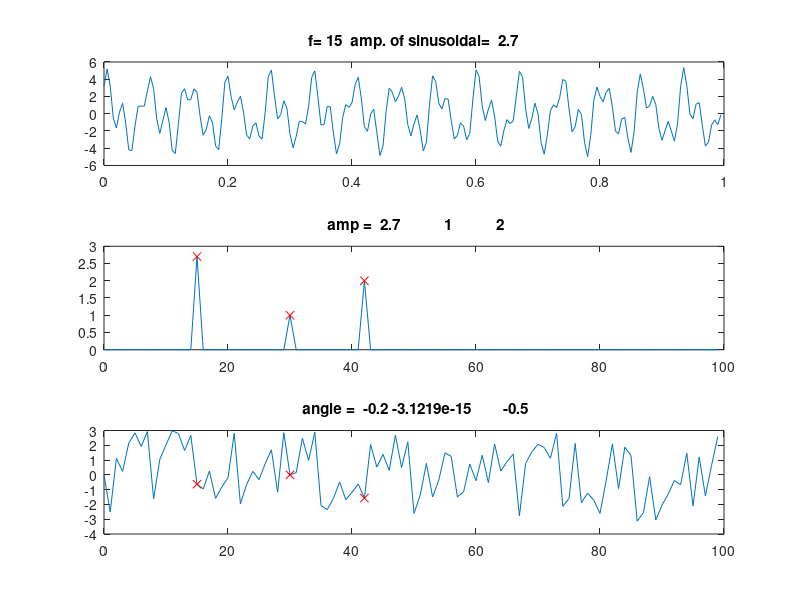
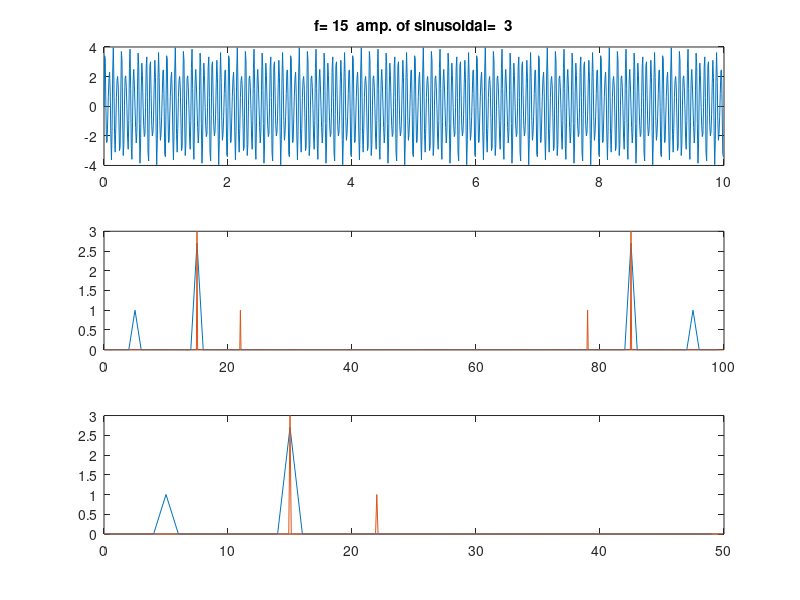

MATLAB code to generate these figures, in order: (Note: this script raises an error after producing the figures.)
clf
fs=200;
t=0:1/fs:1-(1./fs);
f0=15;
%f0=70;
amp=2.7;
%y=amp*sin(2*pi*f0*t);
%y=amp*cos(2*pi*f0*t);
y=amp*cos(2*pi*f0*t-0.2*pi)+cos(2*pi*30*t)+2*sin(2*pi*42*t);
%y=amp*cos(2*pi*f0*t-0.2*pi)+cos(2*pi*8*t)+1.5*sin(2*pi*125*t);
%y=amp*cos(2*pi*f0*t-0.2*pi)+cos(2*pi*8*t)+1.5*sin(2*pi*125*t);
%y=amp*cos(2*pi*f0*t)+cos(2*pi*17.5*t);
%y=amp*cos(2*pi*f0*t-0.2*pi);
%y=amp*cos(2*pi*f0*t)+100;


% amplitude 
Pyy=fft(y);
len=length(y);
%len=length(abs(Pyy));
fd=fs/len;
f = 0: fd:(len-1)*fs/len;
%amplitude normalization
%Pyy_amp=abs(Pyy)/length(Pyy);

Pyy_amp=2*abs(Pyy)/length(Pyy);

subplot(311);plot(t,y);title(['f= ' num2str(f0) '  amp. of sinusoidal=  '  num2str(amp)]);
% plot half of samplng freuency
subplot(312); plot(f(1:len/2),abs(Pyy_amp(1:len/2)));hold;

% find the peak frequency
i = find(abs(Pyy_amp(1:len/2)) > 0.1);
plot(f(i),abs(Pyy_amp(i)),' rx' );
title ( [' amp =  ',  num2str(Pyy_amp(i)) ]  );

%phase information
Pyy_ang=angle(Pyy);
%[p i]=max(abs(Pyy(1:len/2)));
subplot(313);plot(f(1:len/2), Pyy_ang(1:len/2));
hold;plot(f(i),Pyy_ang(i),' rx' );
title ( [' angle =  ', num2str(Pyy_ang(i)/pi)]  ); 
fd=fs/length(t)

y=amp*cos(2*pi*f0*t-0.2*pi)+cos(2*pi*10*t)+sin(2*pi*22*t);
%y=amp*cos(2*pi*f0*t-0.2*pi);
%y=amp*cos(2*pi*f0*t)+100;
%y=amp*sin(2*pi*f0*t);


% amplitude 
Pyy=fft(y);
len=length(y);
%len=length(abs(Pyy));
fd=fs/len;
f = 0: fd:(len-1)*fs/len;
%amplitude normalization
Pyy_amp=abs(Pyy)/length(Pyy);

Pyy_amp=2*abs(Pyy)/length(Pyy);

%test sampling frequency
fs=100;
t=0:1/fs:1-(1./fs);
f0=15
%f0=70;
amp=2.7;
y=sin(2*pi*5*t) + amp*sin(2*pi*f0*t);
%y=amp*sin(2*pi*f0*t);
figure
subplot(311);plot(t,y);title(['f= ' num2str(f0) '  amp. of sinusoidal=  '  num2str(amp)]);
% plot half of samplng freuency
Pyy=fft(y);
len=length(y);
fd=fs/len;
f = 0: fd:(len-1)*fs/len;
%amplitude normalization
Pyy_amp=2*abs(Pyy)/length(Pyy);
subplot(312); plot(f(1:len),abs(Pyy_amp(1:len)));hold;
subplot(313); plot(f(1:len/2),abs(Pyy_amp(1:len/2)));hold;

%test frequency resolution
fs=100;
t=0:1/fs:10-(1./fs);
%f0=15
f0=15
%f0=70;
amp=3;
y=sin(2*pi*22*t) + amp*sin(2*pi*f0*t);
%y=amp*sin(2*pi*f0*t);
%figure
subplot(311);plot(t,y);title(['f= ' num2str(f0) '  amp. of sinusoidal=  '  num2str(amp)]);
% plot half of samplng freuency
Pyy=fft(y);
len=length(y);
fd=fs/len;
f = 0: fd:(len-1)*fs/len;
%amplitude normalization
Pyy_amp=2*abs(Pyy)/length(Pyy);
subplot(312); plot(f(1:len),abs(Pyy_amp(1:len)));hold;
subplot(313); plot(f(1:len/2),abs(Pyy_amp(1:len/2)));hold;



% Use fft_basics
figure
fs=100;
time_len=1; %1 second of data
t=0:1/fs:time_len-(1./fs);
f0=15;
amp=3.5;
%y=amp*cos(2*pi*f0*t-0.2*pi)+cos(2*pi*22*t)+1.5*sin(2*pi*30*t);
y=amp*cos(2*pi*f0*t-0.2*pi);
[Pyy_1]=fft_basics(t,y);


% ---- test frequency resolution ----
figure
fs=100;
time_len=20; %1 second of data
t=0:1/fs:time_len-(1./fs);
f0=15.75;
amp=3.5;
y=amp*cos(2*pi*f0*t-0.312*pi)+1.5*sin(2*pi*22*t);
fd=fs/length(t)
[Pyy_1]=fft_basics(t,y);


%test trend
figure
fs=100;
time_len=1; %1 second of data
t=0:1/fs:time_len-(1./fs);
f0=10;
amp=3.5;
%y=amp*cos(2*pi*f0*t-0.312*pi);
y=amp*cos(2*pi*f0*t);
%y=y+30; % add baseline
y=y+t*30; % add linear trend
fd=fs/length(t)
y1=y;
%remove the baselne
%y1=y-mean(y);
%y1=detrend(y);
[Pyy_1]=fft_basics(t,y1);
subplot(311);hold on
plot(t,y,'r')



